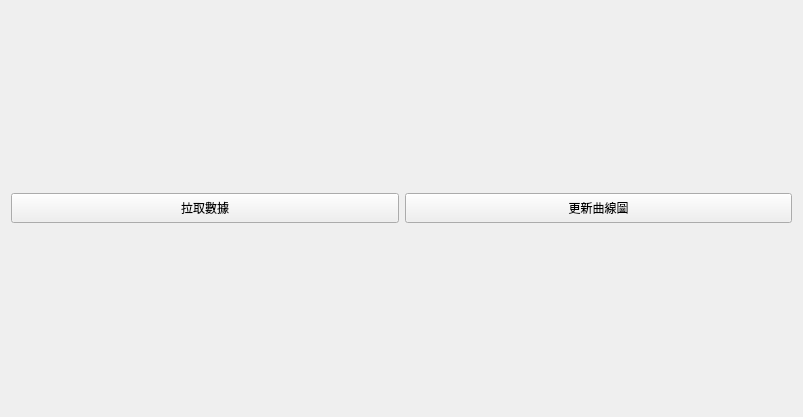
<?xml version="1.0" encoding="UTF-8"?>
<ui version="4.0">
 <class>Form</class>
 <widget class="QWidget" name="Form">
  <property name="geometry">
   <rect>
    <x>0</x>
    <y>0</y>
    <width>803</width>
    <height>417</height>
   </rect>
  </property>
  <property name="minimumSize">
   <size>
    <width>0</width>
    <height>20</height>
   </size>
  </property>
  <property name="windowTitle">
   <string>Form</string>
  </property>
  <layout class="QVBoxLayout" name="verticalLayout_2">
   <item>
    <layout class="QHBoxLayout" name="horizontalLayout">
     <item>
      <widget class="QPushButton" name="pushButton">
       <property name="minimumSize">
        <size>
         <width>0</width>
         <height>30</height>
        </size>
       </property>
       <property name="text">
        <string>拉取數據</string>
       </property>
      </widget>
     </item>
     <item>
      <widget class="QPushButton" name="btnUpdate">
       <property name="minimumSize">
        <size>
         <width>0</width>
         <height>30</height>
        </size>
       </property>
       <property name="text">
        <string>更新曲線圖</string>
       </property>
      </widget>
     </item>
    </layout>
   </item>
  </layout>
 </widget>
 <resources/>
 <connections/>
</ui>
